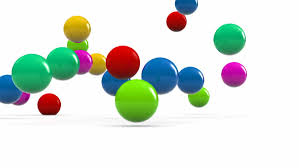
#> input picture color-balls.jpeg, 299 x 168 px
$ python morphological_transformations.py
#> lines starting #> are read from the running program, lines starting #| are printed output that depends on the picture; after the words box and inside, x2 and y2 are one past the last pixel; in counts of white or black regions, pixels touching at a corner belong together
import cv2 as cv
import numpy as np
import matplotlib.pyplot as plt

img = cv.imread('color-balls.jpeg', cv.IMREAD_GRAYSCALE)
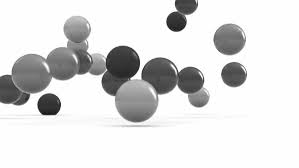
#> img: shape (168, 299); min 14, max 255, mean 221.2
_, mask = cv.threshold(img, 220, 255, cv.THRESH_BINARY_INV)
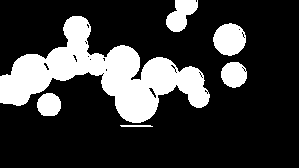
#> mask: shape (168, 299); 22.4% white; 6 white regions, box (x1, y1, x2, y2) and area: (0, 16, 210, 123) 8773, (213, 23, 246, 56) 822, (166, 0, 198, 32) 634, (221, 62, 247, 88) 527, (37, 93, 61, 116) 450, (120, 125, 153, 127) 63

kernel = np.ones((2,2), np.uint8)

# with iterations=2 works better

dilation = cv.dilate(mask, kernel=kernel, iterations=2)
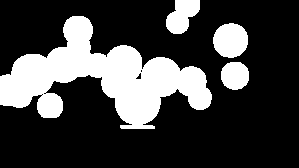
#> dilation: shape (168, 299); 25.5% white; 4 white regions, box (x1, y1, x2, y2) and area: (0, 16, 212, 129) 10451, (213, 23, 248, 58) 965, (166, 0, 200, 34) 773, (221, 62, 249, 90) 640
erosion = cv.erode(mask, kernel=kernel, iterations=1)
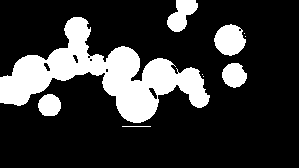
#> erosion: shape (168, 299); 20.8% white; 10 white regions (4 under 20 px), largest, box (x1, y1, x2, y2) and area: (0, 17, 210, 123) 8237, (214, 24, 246, 56) 742, (167, 0, 198, 32) 586, (222, 63, 247, 88) 467, (38, 94, 61, 116) 404, (122, 126, 151, 127) 29
opening = cv.morphologyEx(mask, cv.MORPH_OPEN, kernel=kernel)
#> opening: shape (168, 299); 22.5% white; 6 white regions, box (x1, y1, x2, y2) and area: (0, 17, 211, 124) 8781, (214, 24, 247, 57) 819, (167, 0, 199, 33) 653, (222, 63, 248, 89) 519, (38, 94, 62, 117) 450, (122, 126, 152, 128) 60
closing = cv.morphologyEx(mask, cv.MORPH_CLOSE, kernel=kernel)
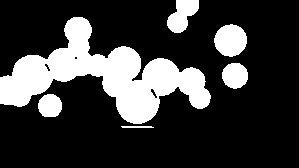
#> closing: shape (168, 299); 22.7% white; 6 white regions, box (x1, y1, x2, y2) and area: (0, 17, 211, 124) 8855, (214, 24, 247, 57) 829, (167, 0, 199, 33) 660, (222, 63, 248, 89) 532, (38, 94, 62, 117) 450, (121, 126, 154, 128) 63
mg = cv.morphologyEx(mask, cv.MORPH_GRADIENT, kernel=kernel)
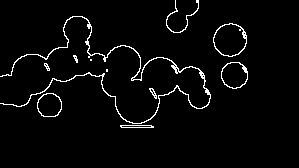
#> mg: shape (168, 299); 3.2% white in thin lines or dots, all inside (x1, y1, x2, y2) = (0, 0, 248, 128)
th = cv.morphologyEx(mask, cv.MORPH_TOPHAT, kernel=kernel)
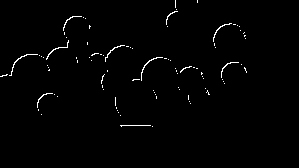
#> th: shape (168, 299); 1.1% white in thin lines or dots, all inside (x1, y1, x2, y2) = (0, 0, 247, 127)


titles = ['original', 'mask', 'dilatoin', 'erosion', 'opening', 'closing', 'mg', 'th']
images = [img, mask, dilation, erosion, opening, closing, mg, th]

for i in range(len(titles)):
    plt.subplot(3,3,i+1)
    plt.imshow(images[i], 'gray')
    plt.title(titles[i])
    plt.xticks([])
    plt.yticks([])


plt.show()

$ run again, with orange.jpeg copied over color-balls.jpeg
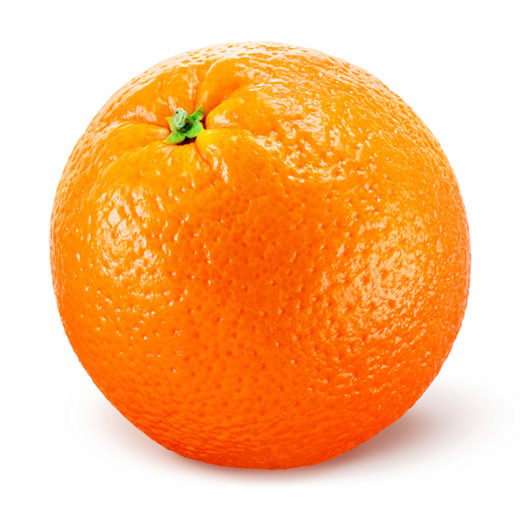
#> input picture orange.jpeg, 520 x 520 px
#> `_, mask = cv.threshold(img, 220, 255, cv.THRESH_BINARY_INV)`:
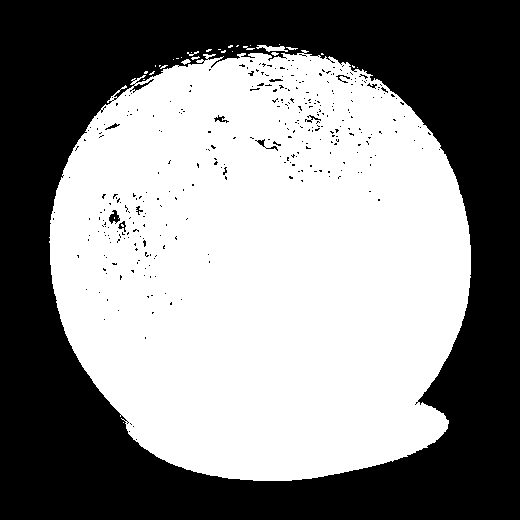
#> mask: shape (520, 520); 53.7% white; 333 black regions (322 under 20 px), largest, box (x1, y1, x2, y2) and area: (0, 0, 520, 520) 123721, (109, 210, 120, 224) 89, (255, 139, 278, 151) 58
#> dilation: shape (520, 520); 55.2% white; 18 black regions (16 under 20 px), largest, box (x1, y1, x2, y2) and area: (0, 0, 520, 520) 120957, (111, 213, 119, 222) 24
#> erosion: shape (520, 520); 52.5% white; 238 black regions (196 under 20 px), largest, box (x1, y1, x2, y2) and area: (0, 0, 520, 520) 125402, (250, 137, 282, 152) 141, (305, 115, 324, 132) 127
#> opening: shape (520, 520); 53.6% white; 308 black regions (296 under 20 px), largest, box (x1, y1, x2, y2) and area: (0, 0, 520, 520) 123922, (110, 211, 121, 225) 93, (256, 140, 279, 152) 61
#> closing: shape (520, 520); 54.1% white; 87 black regions (80 under 20 px), largest, box (x1, y1, x2, y2) and area: (0, 0, 520, 520) 123423, (110, 211, 121, 224) 84, (135, 84, 149, 91) 48
#> mg: shape (520, 520); 2.2% white in thin lines or dots, all inside (x1, y1, x2, y2) = (49, 44, 472, 482)
#> `th = cv.morphologyEx(mask, cv.MORPH_TOPHAT, kernel=kernel)`:
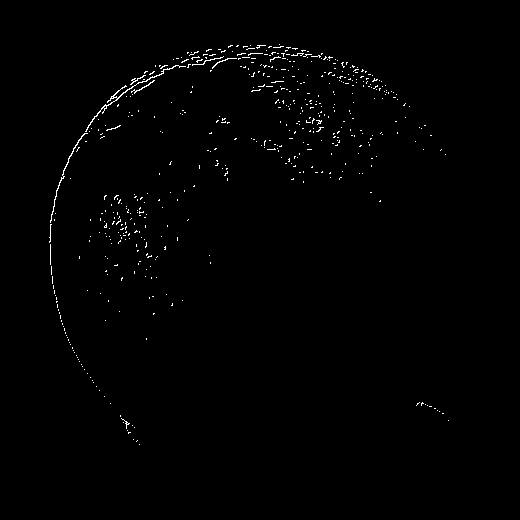
#> th: shape (520, 520); 0.78% white in thin lines or dots, all inside (x1, y1, x2, y2) = (49, 44, 449, 445)
